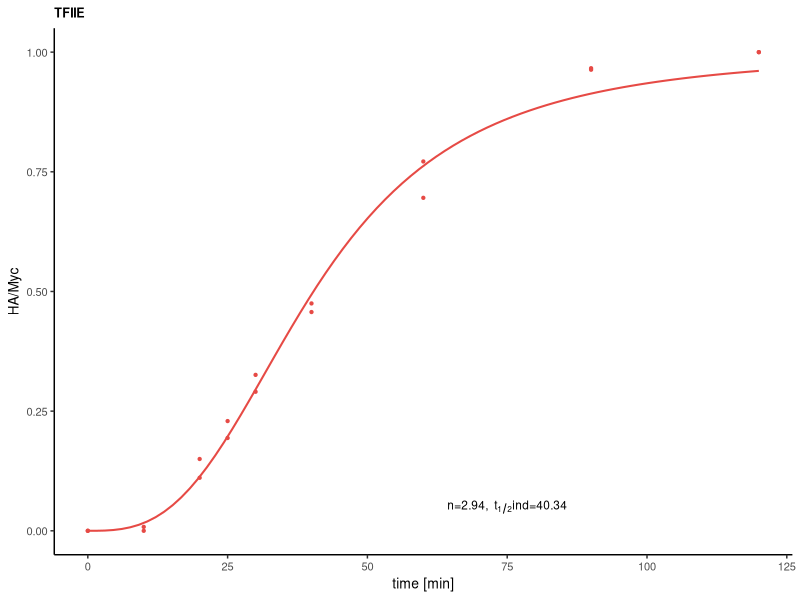

Recreate this plot in R.
rm(list = ls())

library(tidyverse)

# upload western blots
western = read.csv("data/westerns_GTF_raw.csv") %>% 
  dplyr::filter(factorName == "TFIIE")

# normalize the ratios to end at 1 (divide by maximum value)
maxVal = western %>% 
  group_by(factorName, replicate) %>% 
  summarise(max = max(ratio))
western = western %>% 
  left_join(maxVal) %>% 
  mutate(ratio = ratio/max)
# upload previously obtained parameters for fits
westernFits = read.csv("data/westerns_fitParam.csv") %>% 
  dplyr::filter(factorName == "TFIIE")

westernLabels = westernFits %>% 
  mutate(myLabel = paste0(factorName,", n=", round(n_western, digits = 2),  " ,t[1/2]ind=", 
                          round(Km_western, digits = 2)))
rownames(westernLabels) = westernLabels$factorName

Wmax = 1

p = ggplot(western, aes(x = time, y = ratio))
p + geom_smooth(method="nls",
                method.args = list(formula = y ~ Wmax*x^n / (Jm^n + x^n), 
                                   start=list(Jm=40, n=3)),
                se=FALSE, lwd = 0.7, color = "#E64A45")  + 
  theme_classic()+ 
  ylab("HA/Myc") +
  xlab("time [min]") +
  annotate("text", y= 0.05, x = 75, label = deparse(bquote("n=2.94, "~t[1/2]*"ind=40.34")), 
           parse = TRUE, color = "black", size = 3) +
  guides(color = guide_legend(title = "  "))+
  theme(panel.background = element_rect(fill = "transparent"), # bg of the panel
        plot.background = element_rect(fill = "transparent", color = NA),
        text = element_text(size=10), 
        legend.background = element_rect(fill = "transparent"),
        panel.grid.major = element_blank(), 
        panel.grid.minor = element_blank(),
        plot.title = element_text(face="bold", size = 9)) +
  geom_point(size = 0.8, color = "#E64A45") +
  ggtitle("TFIIE")
